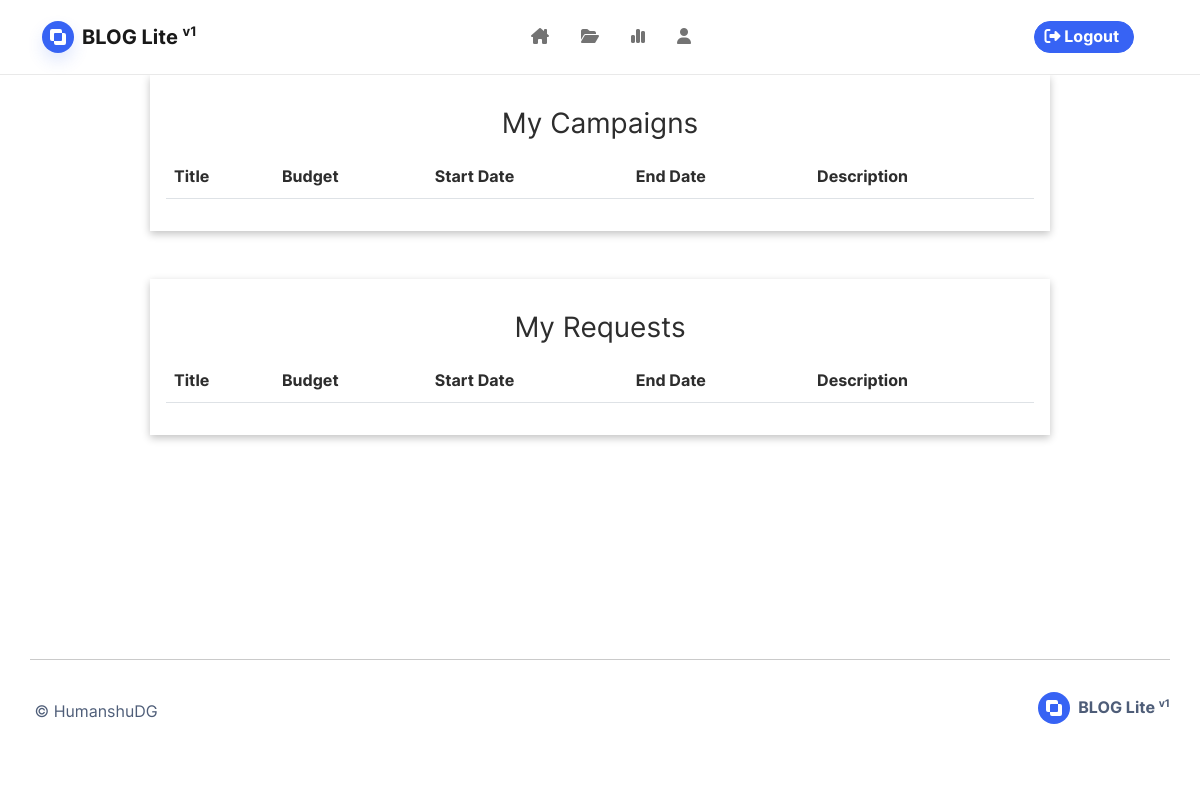
/my-campaigns (signed in), run on an earlier commit of the app's database.
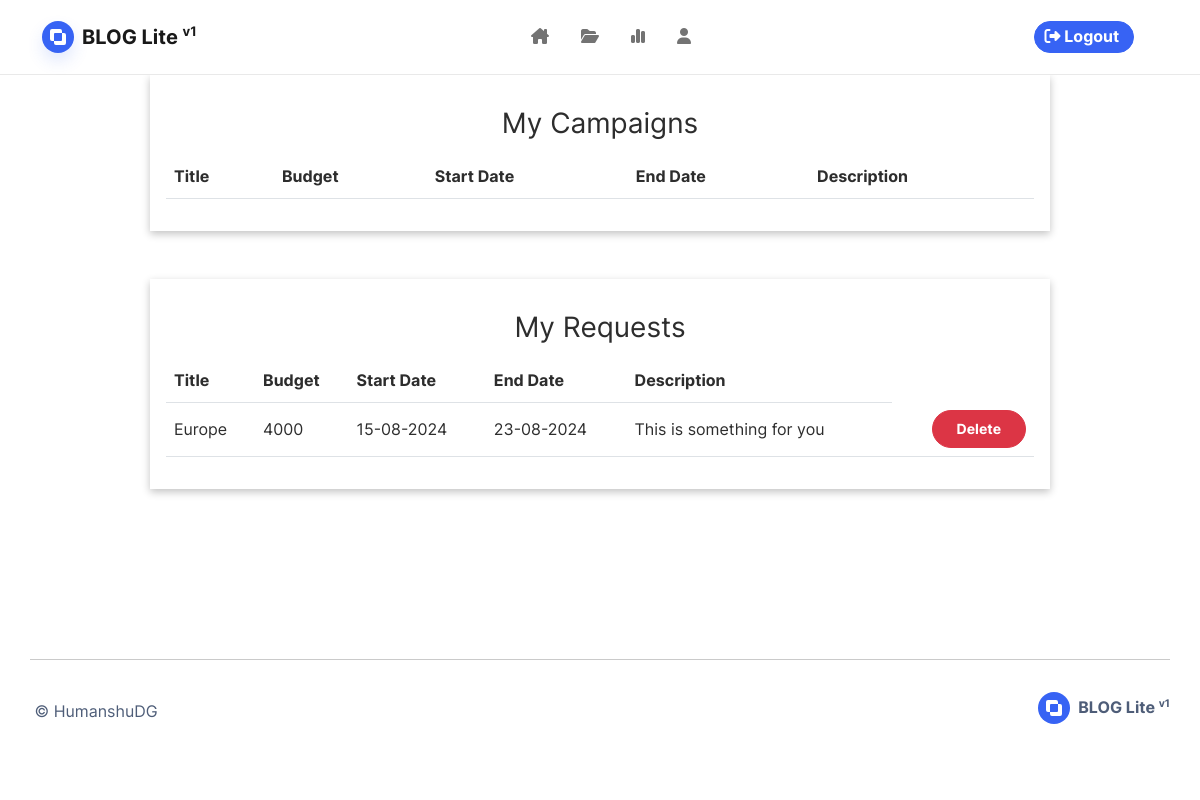
And on a later commit of the database.
### base/models.py (models this page shows, shortened)
class CampaignRequest(db.Model):
    __tablename__ = 'campaign_request'
    id = db.Column(db.Integer, primary_key=True, autoincrement=True)  # Ensure id is auto-increment
    campaign_id = db.Column(db.Integer, db.ForeignKey('campaign.id'), nullable=False)
    influencer_id = db.Column(db.Integer, db.ForeignKey('influencer.id'), nullable=False)
    budget = db.Column(db.Integer, nullable=False)
    created_at = db.Column(db.DateTime, nullable=False, default=datetime.now)

class Campaign(db.Model):
    id = db.Column(db.Integer, primary_key=True, autoincrement=True)
    sponsor_id = db.Column(db.Integer, db.ForeignKey('sponsor.id'))
    title = db.Column(db.String(150), nullable=False)
    description = db.Column(db.Text(), nullable=False)
    budget = db.Column(db.Integer, nullable=False)
    target_audience = db.Column(db.String(20))
    start_date = db.Column(db.Date(), nullable=False)
    end_date = db.Column(db.Date(), nullable=False)
    image_file = db.Column(db.String(50), nullable=False, default='default.jpg')
    is_disabled = db.Column(db.Boolean, default=True)
    is_deleted = db.Column(db.Boolean, default=False)
    is_flagged = db.Column(db.Boolean, default=False)
    date_posted = db.Column(db.DateTime, nullable=False, default=datetime.now())
    influencer_requests = db.relationship('CampaignRequest', backref='influencer_requests', uselist=True)
    influencer_contracts = db.relationship('Contract', backref='influencer_contracts', uselist=True)

### base/routes.py (the view)
@login_required
@role_required(Role.INFLUENCER)
@app.route("/my-campaigns")
def my_contracts():
    contracts = (
        Contract.query
            .filter_by(
                influencer_id = current_user.influencer.id
                )
            .join(Campaign, Campaign.id==Contract.campaign_id)
            .add_columns(Campaign.description,
                         Campaign.start_date,
                         Campaign.end_date,
                         Campaign.title,
                         Contract.budget)
            .all())
    reqs = (
        CampaignRequest.query
            .filter_by(
                influencer_id = current_user.influencer.id
                )
            .join(Campaign, Campaign.id==CampaignRequest.campaign_id)
            .add_columns(Campaign.description,
                         Campaign.start_date,
                         Campaign.end_date,
                         Campaign.title,
                         CampaignRequest.influencer_id,
                         CampaignRequest.campaign_id,
                         Campaign.budget)
            .all())
    return render_template('my-contracts.html', contracts=contracts, reqs=reqs)

### base/models.py (called while the page is built)
@login_manager.user_loader
def load_user(user_id):
    return User.query.get(int(user_id))

### base/templates/my-contracts.html (shortened to what this page needs)
{% extends 'base.html' %} {% block blog %}
<div
    class="mb-5 mx-auto p-3 w-75"
    style="box-shadow: rgba(0, 0, 0, 0.24) 0px 3px 8px"
>
    <h3 class="my-3">My Campaigns</h3>
    <table class="table table-hover w-100 text-center">
        <tr class="col-md-12">
            <th>Title</th>
            <th>Budget</th>
            <th>Start Date</th>
            <th>End Date</th>
            <th>Description</th>
        </tr>
    </table>
</div>
<div
    class="mb-5 mx-auto p-3 w-75"
    style="box-shadow: rgba(0, 0, 0, 0.24) 0px 3px 8px"
>
    <h3 class="my-3">My Requests</h3>
    <table class="table table-hover w-100 text-center">
        <tr class="col-md-12">
            <th>Title</th>
            <th>Budget</th>
            <th>Start Date</th>
            <th>End Date</th>
            <th>Description</th>
        </tr>
        {% for contract in reqs %}
        <tr class="col-md-12">
            <td>{{contract.title}}</td>
            <td>{{contract.budget}}</td>
            <td>{{contract.start_date.strftime('%d-%m-%Y')}}</td>
            <td>{{contract.end_date.strftime('%d-%m-%Y')}}</td>
            <td style="max-width: 600px">{{contract.description}}</td>
            <td class="" style="text-align: right !important">
                <a href="{{ url_for('delete_request', campaign_id=contract.campaign_id, influencer_id=contract.influencer_id ) }}">
                    <button class="btn btn-sm btn-danger">Delete</button>
                </a>
            </td>
        </tr>
        {% endfor %}
    </table>
</div>
{% endblock %}

What changed in the data, as far as the page shows it:
added CampaignRequest: title "Europe", budget "4000", start_date "15-08-2024", end_date "23-08-2024", description "This is something for you"
